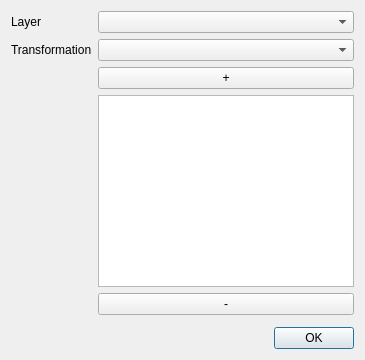
<?xml version="1.0" encoding="UTF-8"?>
<ui version="4.0">
 <class>ContextVisualsDialog</class>
 <widget class="QWidget" name="AddStreamDialog">

  <property name="windowModality">
   <enum>Qt::NonModal</enum>
  </property>

  <property name="sizePolicy">
   <sizepolicy hsizetype="MinimumExpanding" vsizetype="MinimumExpanding">
    <horstretch>0</horstretch>
    <verstretch>0</verstretch>
   </sizepolicy>
  </property>
  <property name="windowTitle">
   <string>Title</string>
  </property>

  <layout class="QGridLayout" name="gridLayout_2">
    <item row="0" column="0">
        <layout class="QVBoxLayout" name="verticalLayout">
            <property name="sizeConstraint">
            <enum>QLayout::SetNoConstraint</enum>
            </property>



            <item>
                <layout class="QFormLayout" name="search_form">
                
                    <item row="0" column="0">
                        <widget class="QLabel" name="accounts_label">
                            <property name="text">
                            <string>Layer</string>
                            </property>
                        </widget>
                    </item>

                    <item row="1" column="0">
                        <widget class="QLabel" name="name_label">
                            <property name="text">
                            <string>Transformation</string>
                            </property>
                        </widget>
                    </item>

                    <item row="0" column="1">
                        <widget class="QComboBox" name="layerDropdown"/>
                    </item>

                    <item row="1" column="1">
                        <widget class="QComboBox" name="transformDropdown"/>
                    </item>


                    <item row="2" column="1">
                        <layout class="QHBoxLayout" name="horizontalLayout">
                            <item >
                                <widget class="QPushButton" name="addTransform">
                                    <property name="text">
                                    <string>+</string>
                                    </property>
                                </widget>
                            </item>
                        </layout>
                    </item>


                    <item row="3" column="1">
                        <widget class="QListWidget" name="transformationsList"/>
                        <property name="viewMode">
                        <enum>QListView::ListMode</enum>
                        </property>
                    </item>
                    
                    <item row="4" column="1">
                        <layout class="QHBoxLayout" name="horizontalLayout">
                            <item >
                                <widget class="QPushButton" name="removeTransform">
                                    <property name="text">
                                    <string>-</string>
                                    </property>
                                </widget>
                            </item>
                        </layout>
                    </item>

                    
                </layout>
            </item>

            
                    
            <item>
                <widget class="QWidget" name="chart">
                
                <property name="sizePolicy">
                <sizepolicy hsizetype="Expanding" vsizetype="MinimumExpanding">
                    <horstretch>0</horstretch>
                    <verstretch>0</verstretch>
                </sizepolicy>
                </property>
            
                </widget>
            </item>

            <item>
                <widget class="QDialogButtonBox" name="dialog_button_box">
                    <property name="standardButtons">
                        <set>QDialogButtonBox::Ok</set>
                    </property>
                </widget>
            </item>

        </layout>
    </item>
  </layout>
 </widget>

 <resources/>
 <connections/>
</ui>
